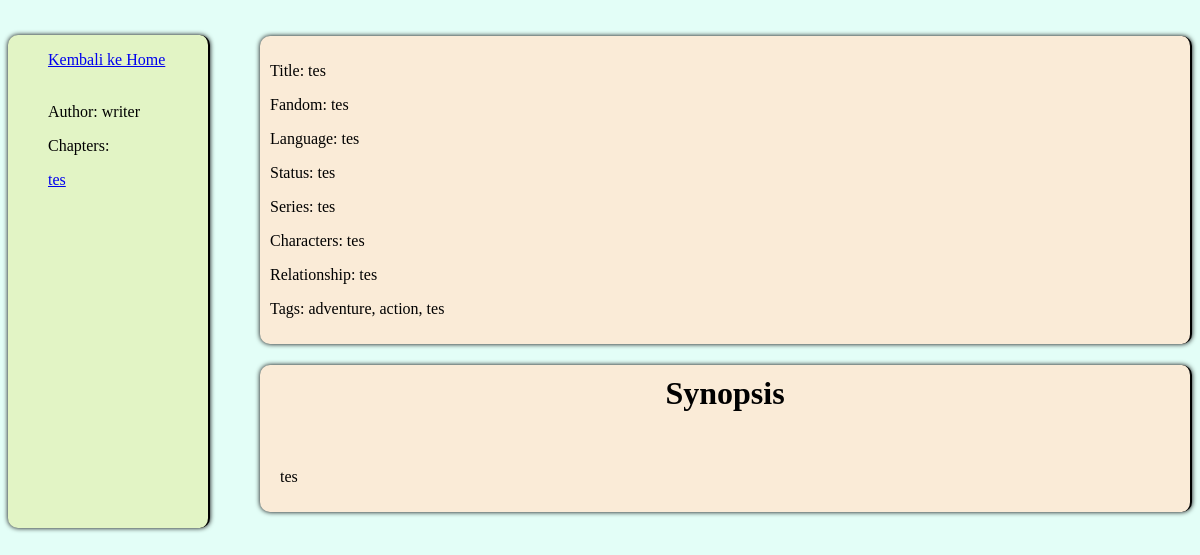
Page /read/story.writer.php?id=28 (signed in) on the committed database.
### tables this page shows
CREATE TABLE `stories` (
  `id` int(11) NOT NULL,
  `title` varchar(100) NOT NULL,
  `author` varchar(100) NOT NULL,
  `description` text NOT NULL,
  `user_id` int(11) DEFAULT NULL,
  `image_path` varchar(255) DEFAULT NULL,
  `Fandom` varchar(255) DEFAULT NULL,
  `Language` varchar(50) DEFAULT NULL,
  `Status` varchar(50) DEFAULT NULL,
  `Series` varchar(255) DEFAULT NULL,
  `Characters` text DEFAULT NULL,
  `Relationship` varchar(255) DEFAULT NULL,
  `Addtags` text DEFAULT NULL
);

CREATE TABLE `chapters` (
  `id` int(11) NOT NULL,
  `story_id` int(11) NOT NULL,
  `chapter_title` varchar(255) NOT NULL,
  `chapter_content` text NOT NULL,
  `created_at` timestamp NOT NULL DEFAULT current_timestamp()
);

### read/include/info.php (the view, shortened to what this page needs)
<?php
$conn = connectDatabase();
if(isset($_GET['id']) && !empty(trim($_GET['id']))){
    $story_id = $_GET['id'];
    $sql = "SELECT title, Fandom, Language, Status, Series, Characters, Relationship, Addtags FROM stories WHERE id = ?";
    $stmt = $conn->prepare($sql);
    $stmt->bind_param("i", $story_id);
    $stmt->execute();
    $result = $stmt->get_result();
    if($result->num_rows === 1){
        $row = $result->fetch_assoc();
        $title = $row["title"];
        $Fandom = $row["Fandom"];
        $Language = $row["Language"];
        $Status = $row["Status"];
        $Series = $row["Series"];
        $Characters = $row["Characters"];
        $Relationship = $row["Relationship"];
        $Addtags = $row["Addtags"];
        echo '<p>' . 'Title:' . ' ' . $title. '</p>';
        echo '<p>'. 'Fandom:' . ' '. $Fandom . '</p>';
        echo '<p>' .'Language:' .' '. $Language . '</p>';
        echo '<p>' . 'Status:' .' '.$Status. '</p>';
        echo '<p>' . 'Series:' .' '.$Series.'</p>';
        echo '<p>' . 'Characters:' .' '.$Characters . '</p>';
        echo '<p>' . 'Relationship:' .' '.$Relationship . '</p>';
        echo '<p>' . 'Tags:' .' '. $Addtags . '</p>';
    } else {
        echo "<p>Story not found.</p>";
    }
} else {
    echo "<p>Invalid story ID.</p>";
}
?>

### read/include/sidebar.php (shortened to what this page needs)
<?php
$conn = connectDatabase();
if(isset($_GET['id']) && !empty(trim($_GET['id']))){
    $story_id = $_GET['id'];
    $sql = "SELECT author FROM stories WHERE id = ?";
    $stmt = $conn->prepare($sql);
    $stmt->bind_param("i", $story_id);
    $stmt->execute();
    $result = $stmt->get_result();
    if($result->num_rows === 1){
        $row = $result->fetch_assoc();
        $author = $row["author"];
        echo '<p>'. 'Author:' . ' '. $author . '</p>';
    } else {
        echo "<p>Story not found.</p>";
    }
} else {
    echo "<p>Invalid story ID.</p>";
}
if(isset($_GET['id'])) {
    $story_id = $_GET['id'];
    $sql = "SELECT id, chapter_title FROM chapters WHERE story_id = ?";
    $stmt = $conn->prepare($sql);
    $stmt->bind_param("i", $story_id);
    $stmt->execute();
    $result = $stmt->get_result();
    echo "<li><p>" . "Chapters: " . "</p></li>";
    if ($result->num_rows > 0) {
        while ($row = $result->fetch_assoc()) {
            echo "<li><a href='chapter.php?chapter_id=" . $row['id'] . "'>" . $row['chapter_title'] . "</a></li>";
        }
    } else {
        echo "<li>No chapters found.</li>";
    }
} else {
    echo "<li>Invalid story id.</li>";
}
?>

### read/include/summary.php (shortened to what this page needs)
<?php
$conn = connectDatabase();
if (isset($_GET['id'])) {
    $story_id = $_GET['id'];
    $stmt = $conn->prepare("SELECT description FROM stories WHERE id = ?");
    $stmt->bind_param("i", $story_id);
    $stmt->execute();
    $result = $stmt->get_result();
    if ($result->num_rows > 0) {
        $row = $result->fetch_assoc();
        $description = $row["description"];
        echo '<h1 style="text-align: center;padding-top:10px;">' .'Synopsis' .'</h1><br>';
        echo '<p>' . $description . '</p>';
    } else {
        echo "Story not found.";
    }
} else {
    echo "No story ID provided.";
}
?>

### read/style/story.css (style rules this page uses)
.sidebar ul li { list-style-type: none; }

### rows in the picture
stories: author "writer", title "tes", Fandom "tes", Language "tes", Status "tes", Series "tes", Characters "tes", Relationship "tes", Addtags "adventure, action, tes", description "tes"
chapters: chapter_title "tes"
